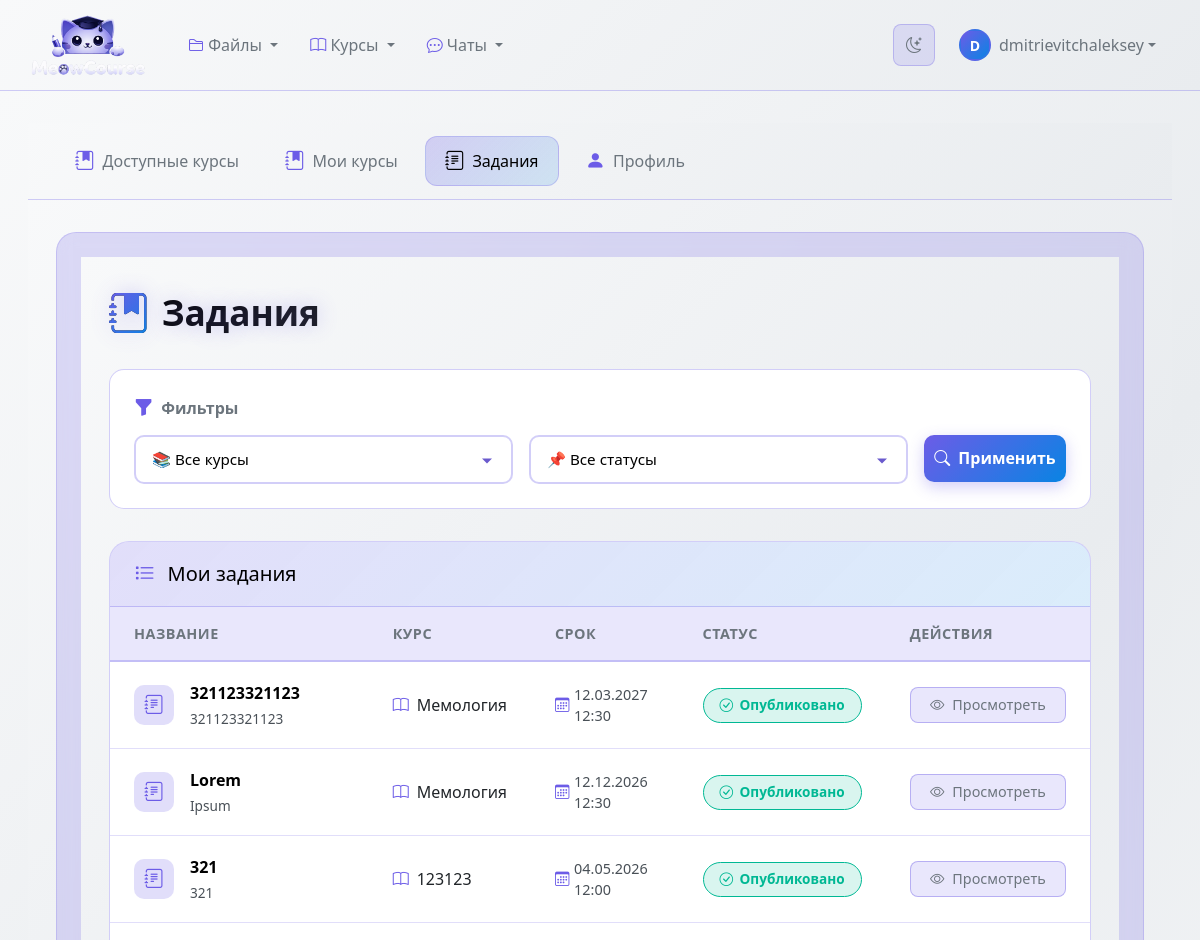
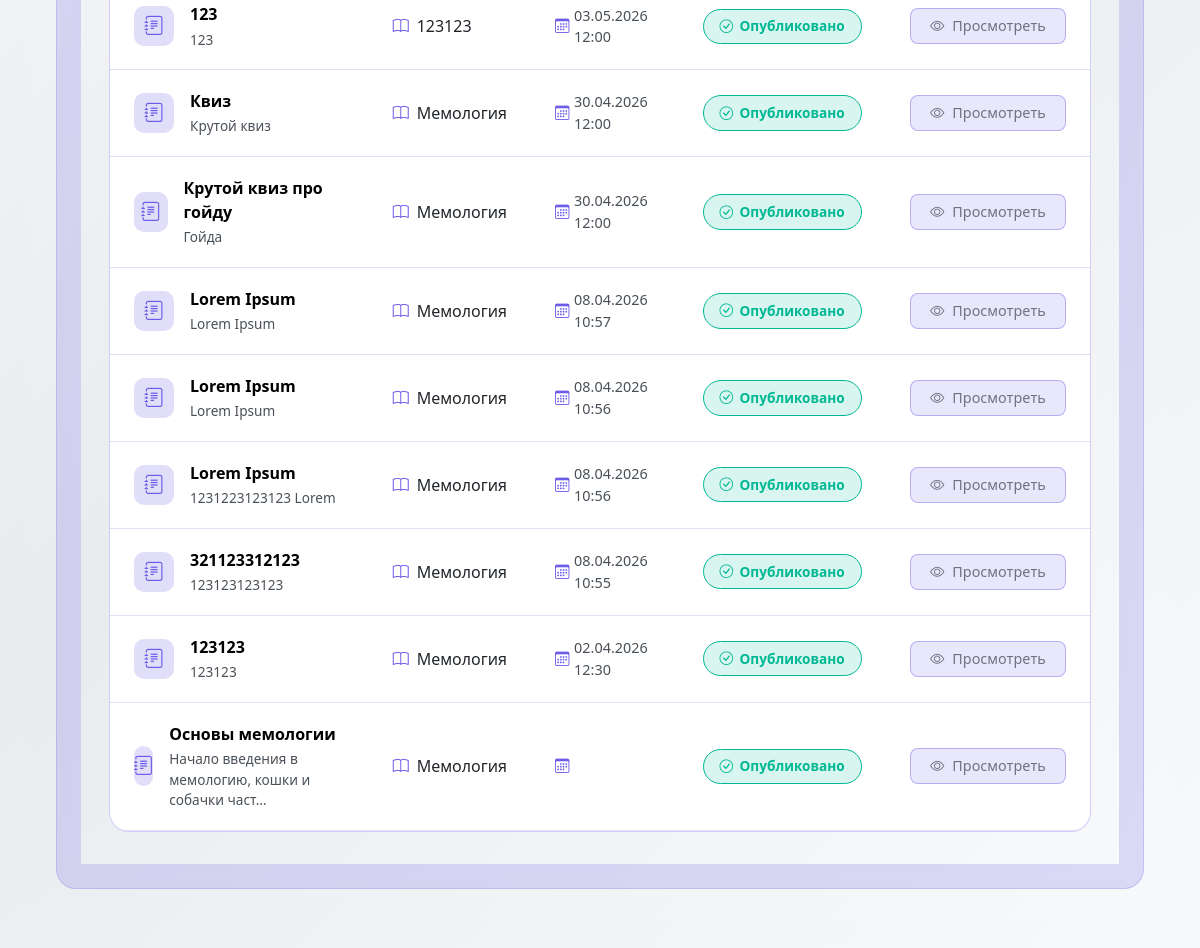
Page /assignments/ (signed in) on the committed database (2 pictures, top to bottom).
### classroom_core/models.py (models this page shows, shortened)
class Assignment(models.Model ):
    STATUS_CHOICES =[
   ('draft','Черновик'),
   ('published','Опубликовано'),
   ('closed','Закрыто'),
    ]
    ASSIGNMENT_TYPE_CHOICES = [
        ("file_upload", "Прикрепление файла"),
        ("quiz", "Тест"),
    ]
    QUIZ_MODE_CHOICES = [
        ("single", "Один правильный ответ"),
        ("multiple", "Несколько правильных ответов"),
    ]
    course =models.ForeignKey(
    Course,
    on_delete =models.CASCADE ,
    related_name ='assignments',
    null = True,
    )
    section =models.ForeignKey(
    CourseSection ,
    on_delete =models.SET_NULL ,
    null =True,
    blank =True,
    related_name ='assignments'
    )
    title =models.CharField(max_length =255 )
    description =models.TextField()
    status =models.CharField(
    max_length =20 ,
    choices =STATUS_CHOICES ,
    default ='draft'
    )
    assignment_type = models.CharField(
        max_length=20,
        choices=ASSIGNMENT_TYPE_CHOICES,
        default="file_upload",
    )
    quiz_mode = models.CharField(
        max_length=20,
        choices=QUIZ_MODE_CHOICES,
        default="single",
    )
    due_date =models.DateTimeField(null =True ,blank =True )
    allow_late_submissions =models.BooleanField(default =False )
    max_points =models.IntegerField(default =100 )
    passing_score =models.IntegerField(default =50 )
    is_group_assignment =models.BooleanField(default =False )
    group_size_min=models.IntegerField(default=1)
    group_size_max=models.IntegerField(default=1)
    attachment =models.FileField(
    upload_to ='assignment_attachments/',
    null =True ,
    blank =True
    )
    created_at =models.DateTimeField(auto_now_add =True )
    updated_at =models.DateTimeField(auto_now =True )
    published_at =models.DateTimeField(null =True ,blank =True )
    class Meta :
        ordering =['-due_date','-created_at']
        verbose_name ='Задание курса'
        verbose_name_plural ='Задания курса'

class Course(models.Model):
    STATUS_CHOICES = [
       ('draft', 'Черновик'),
       ('active', 'Активный'),
       ('archived', 'Архивирован'),
       ('completed', 'Завершён'),
    ]
    title = models.CharField(max_length=255)
    description = models.TextField()
    short_description = models.CharField(max_length=200, blank=True)
    code = models.CharField(max_length=20, unique=True, blank=True)
    instructor = models.ForeignKey(
        User,
        on_delete=models.CASCADE,
        related_name='courses_created'
    )
    teaching_assistants = models.ManyToManyField(
        User,
        blank=True,
        related_name='courses_assisting'
    )
    students = models.ManyToManyField(
        User,
        blank=True,
        related_name='courses_enrolled'
    )
    student_groups = models.ManyToManyField(
        StudentGroup,
        blank=True,
        related_name='courses_enrolled',
        help_text='Группы студентов, зачисленные на курс'
    )
    status = models.CharField(
        max_length=20,
        choices=STATUS_CHOICES,
        default='draft'
    )
    start_date = models.DateField(null=True, blank=True)
    end_date = models.DateField(null=True, blank=True)
    created_at = models.DateTimeField(auto_now_add=True)
    updated_at = models.DateTimeField(auto_now=True)
    cover_image = models.ImageField(
        upload_to='course_covers/',
        null=True,
        blank=True
    )
    color = models.CharField(max_length=7, default='#3498db')
    is_public = models.BooleanField(default=False)
    allow_self_enrollment = models.BooleanField(default=True)
    max_students = models.IntegerField(null=True, blank=True)
    class_days = models.CharField(max_length=100, blank=True)
    class_time = models.CharField(max_length=100, blank=True)
    class Meta:
        ordering = ['-created_at']
        verbose_name = 'Курс'
        verbose_name_plural = 'Курсы'
    def can_edit(self, user):
        return (
            user == self.instructor
            or user in self.teaching_assistants.all()
            or user.is_superuser
            or user.profile.is_staff()
        )

### classroom_core/views.py (the view, shortened to what this page needs)
# urls.py: path('assignments/', views.assignment_list, name='assignment_list'),
@login_required
def assignment_list(request ):
    user_profile =request.user.profile
    course_queryset = Course.objects.filter(
        Q(instructor=request.user) |
        Q(teaching_assistants=request.user) |
        Q(students=request.user)
    ).distinct().order_by("title")
    if user_profile.is_teacher() or user_profile.is_staff() or request.user.is_superuser:
        assignments = Assignment.objects.all()
        if not (user_profile.is_staff() or request.user.is_superuser):
            assignments = assignments.filter(
                Q(course__instructor=request.user) |
                Q(course__teaching_assistants=request.user) |
                Q(course__students=request.user)
            ).distinct()
    else :
        assignments =Assignment.objects.filter(
        course__students =request.user ,
        status ='published'
        )
    course_id = request.GET.get('course_id')
    selected_course_id = None
    status =request.GET.get('status')
    if status:
        assignments=assignments.filter(status =status )
    sort_by =request.GET.get('sort','-due_date')
    assignments =assignments.order_by(sort_by )
    paginator =Paginator(assignments ,12 )
    page_number =request.GET.get('page')
    page_obj =paginator.get_page(page_number )
    context ={
    'page_obj':page_obj ,
    'course_id':selected_course_id ,
    'status':status ,
    'sort_by':sort_by ,
    'filter_courses': course_queryset,
    }
    return render(request ,'classroom_core/assignment_list.html',context )

### templates/classroom_core/assignment_list.html (shortened to what this page needs)
{% extends "classroom_core/base_courses.html" %}
{% load classroom_tags %}
{% block courses_content %}
<div class="theme-assignments">
    <div class="container">
        <div class="page-header">
            <h1 class="page-title">
                <i class="bi bi-journal-bookmark-fill"></i>
                Задания
            </h1>
        </div>
        <div class="filters-section">
            <div class="filter-label">
                <i class="bi bi-funnel-fill"></i>
                Фильтры
            </div>
            <form method="get" class="row g-3">
                <div class="col-md-5">
                    <select name="course_id" class="custom-select">
                        <option value="">📚 Все курсы</option>
                    </select>
                </div>
                <div class="col-md-5">
                    <select name="status" class="custom-select">
                        <option value="">📌 Все статусы</option>
                    </select>
                </div>
                <div class="col-md-2">
                    <button type="submit" class="btn-filter">
                        <i class="bi bi-search"></i>
                        Применить
                    </button>
                </div>
            </form>
        </div>
        <div class="table-card">
            <div class="card-header-gradient">
                <h5>
                    <i class="bi bi-list-task"></i>
                    Мои задания
                </h5>
            </div>
            <div class="table-responsive">
                <table class="custom-table">
                    <thead>
                        <tr>
                            <th>Название</th>
                            <th>Курс</th>
                            <th>Срок</th>
                            <th>Статус</th>
                            <th>Действия</th>
                        </tr>
                    </thead>
                    <tbody>
                        {% for assignment in page_obj %}
                        <tr>
                            <td data-label="Название">
                                <div class="d-flex align-items-center">
                                    <div class="assignment-icon me-3">
                                        <i class="bi bi-journal-text"></i>
                                    </div>
                                    <div>
                                        <div class="assignment-title">{{ assignment.title }}</div>
                                        <div class="assignment-description">{{ assignment.description|striptags|truncatechars:50 }}</div>
                                    </div>
                                </div>
                            </td>
                            <td data-label="Курс">
                                <div class="d-flex align-items-center">
                                    <i class="bi bi-book me-2" style="color: var(--accent-primary);"></i>
                                    {{ assignment.course.title }}
                                </div>
                            </td>
                            <td data-label="Срок">
                                <span class="due-date">
                                    <i class="bi bi-calendar3"></i>
                                    {{ assignment.due_date|date:"d.m.Y H:i" }}
                                </span>
                            </td>
                            <td data-label="Статус">
                                {% if assignment.status == 'draft' %}
                                <span class="status-badge status-draft">
                                    <i class="bi bi-pencil"></i> Черновик
                                </span>
                                {% elif assignment.status == 'published' %}
                                <span class="status-badge status-published">
                                    <i class="bi bi-check-circle"></i> Опубликовано
                                </span>
                                {% elif assignment.status == 'closed' %}
                                <span class="status-badge status-closed">
                                    <i class="bi bi-lock"></i> Закрыто
                                </span>
                                {% endif %}
                            </td>
                            <td data-label="Действия">
                                <div class="d-flex flex-wrap gap-2 align-items-center">
                                    <a href="{% url 'classroom_core:assignment_detail' assignment.id %}" class="btn-view">
                                        <i class="bi bi-eye"></i>
                                        Просмотреть
                                    </a>
                                </div>
                            </td>
                        </tr>
                        {% endfor %}
                    </tbody>
                </table>
            </div>
        </div>
    </div>
</div>
{% endblock %}

### templates/base.html (shortened to what this page needs)
{% load static %}
<!DOCTYPE html>
<html lang="ru">
<head>
    <link href="https://cdn.jsdelivr.net/npm/bootstrap@5.3.0/dist/css/bootstrap.min.css" rel="stylesheet">
    <link rel="stylesheet" href="https://cdn.jsdelivr.net/npm/bootstrap-icons@1.10.0/font/bootstrap-icons.css">
    <link id="theme-stylesheet" rel="stylesheet" href="{% static 'css/themes/light.css' %}" data-light-href="{% static 'css/themes/light.css' %}" data-dark-href="{% static 'css/themes/dark.css' %}">
</head>
<body>
    <nav class="navbar navbar-expand-lg navbar">
        <div class="container-fluid">
            <a class="navbar-brand d-flex align-items-center" href="{% url 'classroom_core:course_list' %}">
                <img src="{% static 'images/logo.png' %}"
                    alt="MeowCourse"
                    class="me-2"
                    style="width: 120px; height: auto; max-height: 64px; object-fit: contain;">
            </a>
            <div class="collapse navbar-collapse" id="navbarNav">
                <ul class="navbar-nav me-auto">
                    <li class="nav-item dropdown">
                        <a class="nav-link dropdown-toggle" href="#" role="button" data-bs-toggle="dropdown">
                            <i class="bi bi-folder2"></i> Файлы
                        </a>
                    </li>
                    <li class="nav-item dropdown">
                        <a class="nav-link dropdown-toggle" href="#" role="button" data-bs-toggle="dropdown">
                            <i class="bi bi-book"></i> Курсы
                        </a>
                    </li>
                    <li class="nav-item dropdown">
                        <a class="nav-link dropdown-toggle" href="#" role="button" data-bs-toggle="dropdown">
                            <i class="bi bi-chat-dots"></i> Чаты
                        </a>
                    </li>
                </ul>
                <div class="d-flex align-items-center gap-2">
                    <button id="theme-toggle" class="theme-toggle-btn" type="button" aria-label="Переключить тему">
                        <i class="bi bi-moon-stars"></i>
                    </button>
                    {% if user.is_authenticated %}
                    <div class="dropdown">
                        <a class="nav-link dropdown-toggle d-flex align-items-center" href="#" role="button" data-bs-toggle="dropdown">
                            <div class="user-avatar rounded-circle d-flex align-items-center justify-content-center" style="width: 32px; height: 32px; font-size: 0.875rem;">
                                {{ user.username|slice:":1"|upper }}
                            </div>
                            <span class="ms-2 d-none d-md-inline username-text">{{ user.username }}</span>
                        </a>
                    </div>
                    {% else %}
                    <a class="nav-link" href="{% url 'classroom_core:login' %}">
                        <i class="bi bi-box-arrow-in-right me-1"></i> Войти
                    </a>
                    {% endif %}
                </div>
            </div>
        </div>
    </nav>
    <div class="main-content">
        <div class="container-fluid">
            {% block content %}{% endblock %}
        </div>
    </div>
</body>
</html>

### rows in the picture
Assignment: title "321123321123", description "321123321123", course "Мемология", due_date "12.03.2027 12:30", status "published" (drawn)
Assignment: title "Lorem", description "Ipsum", course "Мемология", due_date "12.12.2026 12:30", status "published" (drawn)
Assignment: title "321", description "321", course "123123", due_date "04.05.2026 12:00", status "published" (drawn)
Assignment: title "123", description "123", course "123123", due_date "03.05.2026 12:00", status "published" (drawn)
Assignment: title "Квиз", description "Крутой квиз", course "Мемология", due_date "30.04.2026 12:00", status "published" (drawn)
Assignment: title "Крутой квиз про гойду", description "Гойда", course "Мемология", due_date "30.04.2026 12:00", status "published" (drawn)
Assignment: title "Lorem Ipsum", description "Lorem Ipsum", course "Мемология", due_date "08.04.2026 10:57", status "published" (drawn)
Assignment: title "Lorem Ipsum", description "Lorem Ipsum", course "Мемология", due_date "08.04.2026 10:56", status "published" (drawn)
Assignment: title "Lorem Ipsum", description "1231223123123 Lorem", course "Мемология", due_date "08.04.2026 10:56", status "published" (drawn)
Assignment: title "321123312123", description "123123123123", course "Мемология", due_date "08.04.2026 10:55", status "published" (drawn)
Assignment: title "123123", description "123123", course "Мемология", due_date "02.04.2026 12:30", status "published" (drawn)
Assignment: title "Основы мемологии", description "Начало введения в мемологию, кошки и собачки част…", course "Мемология", status "published" (drawn)

### other values in the picture
{{ user.username|slice:":1"|upper }} "D"
{{ user.username }} "dmitrievitchaleksey"
